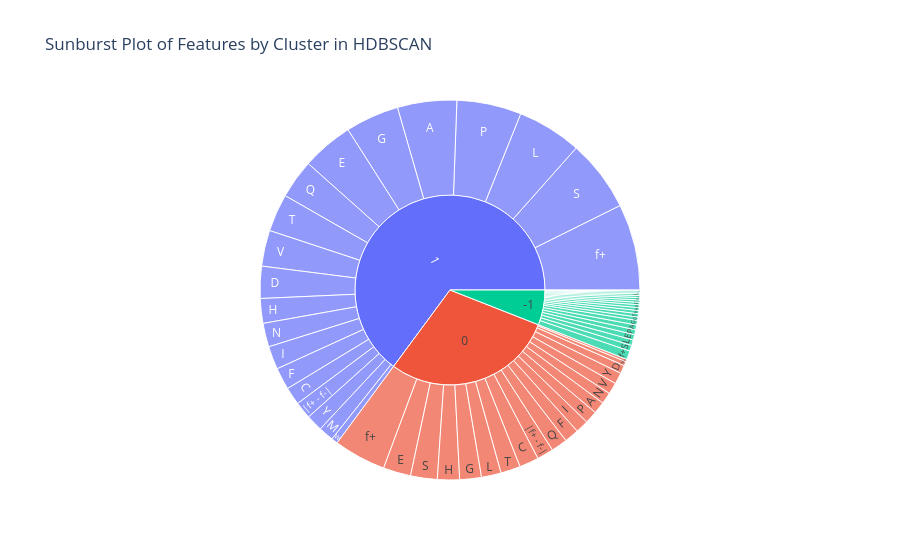

The code cell stored with this chart in its notebook:
### Code cell
import plotly.express as px
 
df2=df.drop('Normalized HP Score', axis=1)  # the total value of this is always highest

#DataFrame with features and HDBSCAN labels
df_hdbscan = pd.concat([df2, pd.Series(labels, name='HDBSCAN_Labels')], axis=1)
 
# Melt the DataFrame to have a column for features, values, and HDBSCAN labels
df_melted = pd.melt(df_hdbscan, id_vars=['HDBSCAN_Labels'], value_vars=df2.columns)
 
# Create a sunburst plot
fig = px.sunburst(df_melted, path=['HDBSCAN_Labels', 'variable'], values='value',
                  title='Sunburst Plot of Features by Cluster in HDBSCAN')
 
fig.show()

### Figure 1 — Plotly figure (JSON) as saved in the notebook; plotly's stock layout.template omitted (floating-point values rounded to 4 significant figures)
{"data": [{"branchvalues": "total", "domain": {"x": [0, 1], "y": [0, 1]}, "hovertemplate": "labels=%{label}<br>value=%{value}<br>parent=%{parent}<br>id=%{id}<extra></extra>", "ids": ["-1/A", "0/A", "1/A", "-1/C", "0/C", "1/C", "-1/D", "0/D", "1/D", "-1/E", "0/E", "1/E", "-1/F", "0/F", "1/F", "-1/G", "0/G", "1/G", "-1/H", "0/H", "1/H", "-1/I", "0/I", "1/I", "-1/L", "0/L", "1/L", "-1/M", "0/M", "1/M", "-1/N", "0/N", "1/N", "-1/P", "0/P", "1/P", "-1/Q", "0/Q", "1/Q", "-1/S", "0/S", "1/S", "-1/T", "0/T", "1/T", "-1/V", "0/V", "1/V", "-1/W", "0/W", "1/W", "-1/Y", "0/Y", "1/Y", "-1/f+", "0/f+", "1/f+", "-1/|f+ - f-|", "0/|f+ - f-|", "1/|f+ - f-|", "-1", "0", "1"], "labels": ["A", "A", "A", "C", "C", "C", "D", "D", "D", "E", "E", "E", "F", "F", "F", "G", "G", "G", "H", "H", "H", "I", "I", "I", "L", "L", "L", "M", "M", "M", "N", "N", "N", "P", "P", "P", "Q", "Q", "Q", "S", "S", "S", "T", "T", "T", "V", "V", "V", "W", "W", "W", "Y", "Y", "Y", "f+", "f+", "f+", "|f+ - f-|", "|f+ - f-|", "|f+ - f-|", "-1", "0", "1"], "name": "", "parents": ["-1", "0", "1", "-1", "0", "1", "-1", "0", "1", "-1", "0", "1", "-1", "0", "1", "-1", "0", "1", "-1", "0", "1", "-1", "0", "1", "-1", "0", "1", "-1", "0", "1", "-1", "0", "1", "-1", "0", "1", "-1", "0", "1", "-1", "0", "1", "-1", "0", "1", "-1", "0", "1", "-1", "0", "1", "-1", "0", "1", "-1", "0", "1", "-1", "0", "1", "", "", ""], "type": "sunburst", "values": [5.251, 13.2, 65.74, 2.62, 21.5, 19.71, 3.092, 9.226, 35.55, 5.979, 30.6, 57.24, 2.685, 16.08, 24.41, 5.073, 24.09, 59.46, 3.274, 24.52, 27.41, 1.986, 14.39, 25.73, 6.155, 21.86, 71.6, 1.599, 4.569, 16.83, 2.136, 12.75, 26.28, 5.496, 13.93, 71.58, 3.752, 18.01, 43.24, 6.442, 29.52, 79.53, 3.75, 21.86, 41.79, 3.442, 12.69, 39.84, 0.727, 2.71, 7.016, 1.807, 12.55, 18.34, 9.735, 57.94, 95.69, 2.627, 18.33, 18.93, 77.63, 380.3, 845.9]}], "layout": {"legend": {"tracegroupgap": 0}, "title": {"text": "Sunburst Plot of Features by Cluster in HDBSCAN"}}}
